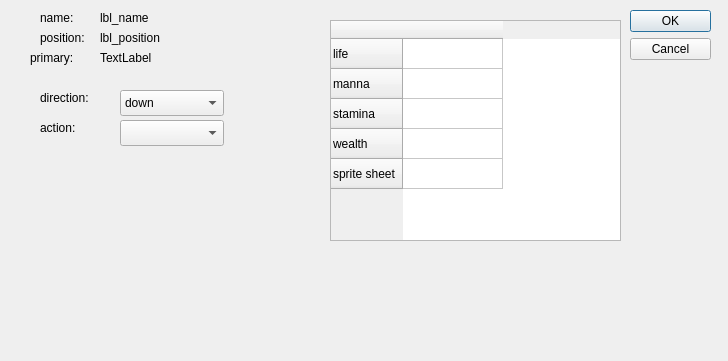
<?xml version="1.0" encoding="UTF-8"?>
<ui version="4.0">
 <class>CActorDialog</class>
 <widget class="QDialog" name="CActorDialog">
  <property name="geometry">
   <rect>
    <x>0</x>
    <y>0</y>
    <width>728</width>
    <height>361</height>
   </rect>
  </property>
  <property name="windowTitle">
   <string>Dialog</string>
  </property>
  <widget class="QDialogButtonBox" name="buttonBox">
   <property name="geometry">
    <rect>
     <x>630</x>
     <y>10</y>
     <width>81</width>
     <height>241</height>
    </rect>
   </property>
   <property name="orientation">
    <enum>Qt::Vertical</enum>
   </property>
   <property name="standardButtons">
    <set>QDialogButtonBox::Cancel|QDialogButtonBox::Ok</set>
   </property>
  </widget>
  <widget class="QLabel" name="label">
   <property name="geometry">
    <rect>
     <x>40</x>
     <y>90</y>
     <width>60</width>
     <height>16</height>
    </rect>
   </property>
   <property name="text">
    <string>direction:</string>
   </property>
  </widget>
  <widget class="QLabel" name="label_2">
   <property name="geometry">
    <rect>
     <x>40</x>
     <y>120</y>
     <width>60</width>
     <height>16</height>
    </rect>
   </property>
   <property name="text">
    <string>action:</string>
   </property>
  </widget>
  <widget class="QComboBox" name="cb_direction">
   <property name="geometry">
    <rect>
     <x>120</x>
     <y>90</y>
     <width>104</width>
     <height>26</height>
    </rect>
   </property>
   <item>
    <property name="text">
     <string>down</string>
    </property>
   </item>
   <item>
    <property name="text">
     <string>left</string>
    </property>
   </item>
   <item>
    <property name="text">
     <string>right</string>
    </property>
   </item>
   <item>
    <property name="text">
     <string>up</string>
    </property>
   </item>
  </widget>
  <widget class="QComboBox" name="cb_action">
   <property name="geometry">
    <rect>
     <x>120</x>
     <y>120</y>
     <width>104</width>
     <height>26</height>
    </rect>
   </property>
  </widget>
  <widget class="QTableWidget" name="tbl_stats">
   <property name="geometry">
    <rect>
     <x>330</x>
     <y>20</y>
     <width>291</width>
     <height>221</height>
    </rect>
   </property>
   <row>
    <property name="text">
     <string>life</string>
    </property>
   </row>
   <row>
    <property name="text">
     <string>manna</string>
    </property>
   </row>
   <row>
    <property name="text">
     <string>stamina</string>
    </property>
   </row>
   <row>
    <property name="text">
     <string>wealth</string>
    </property>
   </row>
   <row>
    <property name="text">
     <string>sprite sheet</string>
    </property>
   </row>
   <column>
    <property name="text">
     <string/>
    </property>
   </column>
  </widget>
  <widget class="QLabel" name="label_3">
   <property name="geometry">
    <rect>
     <x>40</x>
     <y>10</y>
     <width>60</width>
     <height>16</height>
    </rect>
   </property>
   <property name="text">
    <string>name:</string>
   </property>
  </widget>
  <widget class="QLabel" name="label_4">
   <property name="geometry">
    <rect>
     <x>40</x>
     <y>30</y>
     <width>60</width>
     <height>16</height>
    </rect>
   </property>
   <property name="text">
    <string>position:</string>
   </property>
  </widget>
  <widget class="QLabel" name="lbl_name">
   <property name="geometry">
    <rect>
     <x>100</x>
     <y>10</y>
     <width>60</width>
     <height>16</height>
    </rect>
   </property>
   <property name="text">
    <string>lbl_name</string>
   </property>
  </widget>
  <widget class="QLabel" name="lbl_position">
   <property name="geometry">
    <rect>
     <x>100</x>
     <y>30</y>
     <width>60</width>
     <height>16</height>
    </rect>
   </property>
   <property name="text">
    <string>lbl_position</string>
   </property>
  </widget>
  <widget class="QLabel" name="label_5">
   <property name="geometry">
    <rect>
     <x>30</x>
     <y>50</y>
     <width>60</width>
     <height>16</height>
    </rect>
   </property>
   <property name="text">
    <string>primary:</string>
   </property>
  </widget>
  <widget class="QLabel" name="lbl_primary_fight">
   <property name="geometry">
    <rect>
     <x>100</x>
     <y>50</y>
     <width>60</width>
     <height>16</height>
    </rect>
   </property>
   <property name="text">
    <string>TextLabel</string>
   </property>
  </widget>
 </widget>
 <resources/>
 <connections>
  <connection>
   <sender>buttonBox</sender>
   <signal>accepted()</signal>
   <receiver>CActorDialog</receiver>
   <slot>accept()</slot>
   <hints>
    <hint type="sourcelabel">
     <x>248</x>
     <y>254</y>
    </hint>
    <hint type="destinationlabel">
     <x>157</x>
     <y>274</y>
    </hint>
   </hints>
  </connection>
  <connection>
   <sender>buttonBox</sender>
   <signal>rejected()</signal>
   <receiver>CActorDialog</receiver>
   <slot>reject()</slot>
   <hints>
    <hint type="sourcelabel">
     <x>316</x>
     <y>260</y>
    </hint>
    <hint type="destinationlabel">
     <x>286</x>
     <y>274</y>
    </hint>
   </hints>
  </connection>
  <connection>
   <sender>cb_direction</sender>
   <signal>currentIndexChanged(int)</signal>
   <receiver>CActorDialog</receiver>
   <slot>directionChanged()</slot>
   <hints>
    <hint type="sourcelabel">
     <x>223</x>
     <y>73</y>
    </hint>
    <hint type="destinationlabel">
     <x>126</x>
     <y>19</y>
    </hint>
   </hints>
  </connection>
  <connection>
   <sender>cb_action</sender>
   <signal>currentIndexChanged(int)</signal>
   <receiver>CActorDialog</receiver>
   <slot>actionChanged()</slot>
   <hints>
    <hint type="sourcelabel">
     <x>223</x>
     <y>105</y>
    </hint>
    <hint type="destinationlabel">
     <x>171</x>
     <y>19</y>
    </hint>
   </hints>
  </connection>
 </connections>
 <slots>
  <slot>directionChanged()</slot>
  <slot>actionChanged()</slot>
 </slots>
</ui>
